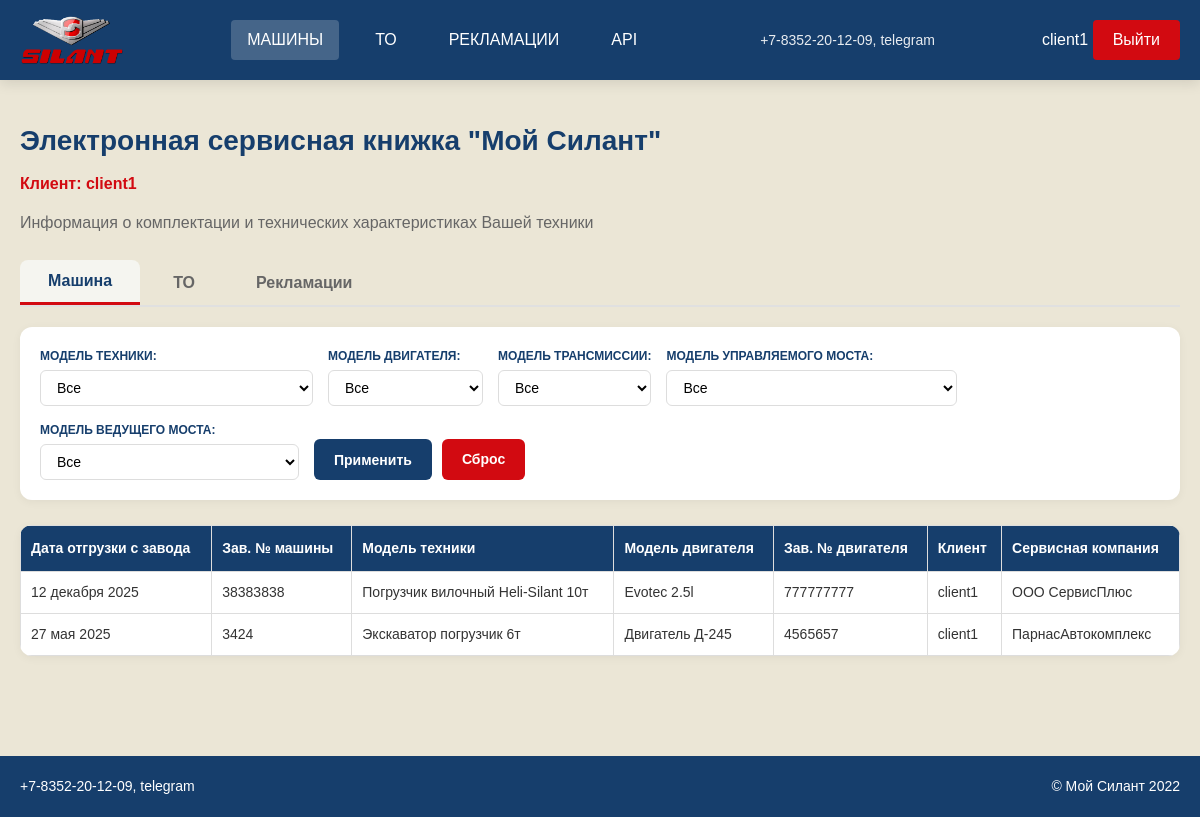
/machines/ (signed in), run on the app's committed database.
### accounts/models.py (models this page shows, shortened)
class User(AbstractUser):
    ROLE_CHOICES = (
        ('client', 'Клиент'),
        ('service', 'Сервисная организация'),
        ('manager', 'Менеджер'),
    )
    role = models.CharField('Роль', max_length=20, choices=ROLE_CHOICES, blank=True)
    phone = models.CharField('Телефон', max_length=20, blank=True)
    company_name = models.CharField('Название организации', max_length=200, blank=True)
    class Meta:
        verbose_name = 'Пользователь'
        verbose_name_plural = 'Пользователи'

### machines/models.py (models this page shows, shortened)
class Machine(models.Model):
    factory_number = models.CharField('Зав. № машины', max_length=50, unique=True)
    technique_model = models.ForeignKey(TechniqueModel, on_delete=models.CASCADE, verbose_name='Модель техники')
    engine_model = models.ForeignKey(EngineModel, on_delete=models.CASCADE, verbose_name='Модель двигателя')
    engine_number = models.CharField('Зав. № двигателя', max_length=50)
    transmission_model = models.ForeignKey(TransmissionModel, on_delete=models.CASCADE,
                                           verbose_name='Модель трансмиссии')
    transmission_number = models.CharField('Зав. № трансмиссии', max_length=50)
    drive_axle_model = models.ForeignKey(DriveAxleModel, on_delete=models.CASCADE, verbose_name='Модель ведущего моста')
    drive_axle_number = models.CharField('Зав. № ведущего моста', max_length=50)
    steer_axle_model = models.ForeignKey(SteerAxleModel, on_delete=models.CASCADE,
                                         verbose_name='Модель управляемого моста')
    steer_axle_number = models.CharField('Зав. № управляемого моста', max_length=50)
    supply_contract = models.CharField('Договор поставки №, дата', max_length=100)
    shipping_date = models.DateField('Дата отгрузки с завода')
    consignee = models.CharField('Грузополучатель (конечный потребитель)', max_length=200)
    delivery_address = models.TextField('Адрес поставки (эксплуатации)')
    equipment = models.TextField('Комплектация (доп. опции)', blank=True)
    client = models.ForeignKey(
        settings.AUTH_USER_MODEL,
        on_delete=models.CASCADE,
        related_name='machines_as_client',
        verbose_name='Клиент',
        limit_choices_to={'role': 'client'}
    )
    service_company = models.ForeignKey(
        ServiceCompany,
        on_delete=models.CASCADE,
        verbose_name='Сервисная компания'
    )
    class Meta:
        verbose_name = 'Машина'
        verbose_name_plural = 'Машины'
        ordering = ['-shipping_date']

### reference_books/models.py (models this page shows, shortened)
class BaseReference(models.Model):
    name = models.CharField('Название', max_length=100)
    description = models.TextField('Описание', blank=True)
    class Meta:
        abstract = True
        ordering = ['name']

class TechniqueModel(BaseReference):
    class Meta:
        verbose_name = 'Модель техники'
        verbose_name_plural = 'Модели техники'

class EngineModel(BaseReference):
    class Meta:
        verbose_name = 'Модель двигателя'
        verbose_name_plural = 'Модели двигателей'

class ServiceCompany(BaseReference):
    class Meta:
        verbose_name = 'Сервисная компания'
        verbose_name_plural = 'Сервисные компании'

### machines/views.py (the view)
# urls.py: path('machines/', MachineListView.as_view(), name='machine_list'),
class MachineListView(LoginRequiredMixin, ListView):
    model = Machine
    template_name = 'machines/machine_list.html'
    context_object_name = 'machines'
    def get_queryset(self):
        user = self.request.user
        tab = self.request.GET.get('tab', 'machines')
        if user.is_superuser or user.groups.filter(name='Менеджер').exists():
            machines_queryset = Machine.objects.all()
        elif user.groups.filter(name='Клиент').exists():
            machines_queryset = Machine.objects.filter(client=user)
        elif user.groups.filter(name='Сервисная организация').exists():
            machines_queryset = Machine.objects.filter(service_company__name=user.company_name)
        else:
            machines_queryset = Machine.objects.none()
        if tab == 'machines':
            technique = self.request.GET.get('technique_model')
            if technique:
                machines_queryset = machines_queryset.filter(technique_model_id=technique)
            engine = self.request.GET.get('engine_model')
            if engine:
                machines_queryset = machines_queryset.filter(engine_model_id=engine)
            transmission = self.request.GET.get('transmission_model')
            if transmission:
                machines_queryset = machines_queryset.filter(transmission_model_id=transmission)
            drive_axle = self.request.GET.get('drive_axle_model')
            if drive_axle:
                machines_queryset = machines_queryset.filter(drive_axle_model_id=drive_axle)
            steer_axle = self.request.GET.get('steer_axle_model')
            if steer_axle:
                machines_queryset = machines_queryset.filter(steer_axle_model_id=steer_axle)
        return machines_queryset
    def get_context_data(self, **kwargs):
        context = super().get_context_data(**kwargs)
        user = self.request.user
        tab = self.request.GET.get('tab', 'machines')
        if user.is_superuser or user.groups.filter(name='Менеджер').exists():
            machines_for_related = Machine.objects.all()
        elif user.groups.filter(name='Клиент').exists():
            machines_for_related = Machine.objects.filter(client=user)
        elif user.groups.filter(name='Сервисная организация').exists():
            machines_for_related = Machine.objects.filter(service_company__name=user.company_name)
        else:
            machines_for_related = Machine.objects.none()
        from maintenances.models import Maintenance
        from complaints.models import Complaint
        maintenances_qs = Maintenance.objects.filter(machine__in=machines_for_related)
        complaints_qs = Complaint.objects.filter(machine__in=machines_for_related)
        maintenance_type = self.request.GET.get('maintenance_type')
        if maintenance_type:
            maintenances_qs = maintenances_qs.filter(maintenance_type_id=maintenance_type)
        machine_number = self.request.GET.get('machine_number')
        if machine_number:
            maintenances_qs = maintenances_qs.filter(machine__factory_number__icontains=machine_number)
        service_company_to = self.request.GET.get('service_company_to')
        if service_company_to:
            maintenances_qs = maintenances_qs.filter(service_company_id=service_company_to)
        failure_node = self.request.GET.get('failure_node')
        if failure_node:
            complaints_qs = complaints_qs.filter(failure_node_id=failure_node)
        repair_method = self.request.GET.get('repair_method')
        if repair_method:
            complaints_qs = complaints_qs.filter(repair_method_id=repair_method)
        service_company_claim = self.request.GET.get('service_company_claim')
        if service_company_claim:
            complaints_qs = complaints_qs.filter(service_company_id=service_company_claim)
        context['maintenances'] = maintenances_qs.order_by('-maintenance_date')
        context['complaints'] = complaints_qs.order_by('-failure_date')
        from reference_books.models import (
            TechniqueModel, EngineModel, TransmissionModel,
            DriveAxleModel, SteerAxleModel
        )
        context['technique_models'] = TechniqueModel.objects.all()
        context['engine_models'] = EngineModel.objects.all()
        context['transmission_models'] = TransmissionModel.objects.all()
        context['drive_axle_models'] = DriveAxleModel.objects.all()
        context['steer_axle_models'] = SteerAxleModel.objects.all()
        context['selected_technique'] = self.request.GET.get('technique_model', '')
        context['selected_engine'] = self.request.GET.get('engine_model', '')
        context['selected_transmission'] = self.request.GET.get('transmission_model', '')
        context['selected_drive_axle'] = self.request.GET.get('drive_axle_model', '')
        context['selected_steer_axle'] = self.request.GET.get('steer_axle_model', '')
        from reference_books.models import MaintenanceType, ServiceCompany, FailureNode, RepairMethod
        context['maintenance_types'] = MaintenanceType.objects.all()
        context['service_companies'] = ServiceCompany.objects.all()
        context['failure_nodes'] = FailureNode.objects.all()
        context['repair_methods'] = RepairMethod.objects.all()
        context['selected_maintenance_type'] = self.request.GET.get('maintenance_type', '')
        context['selected_machine_number'] = self.request.GET.get('machine_number', '')
        context['selected_service_to'] = self.request.GET.get('service_company_to', '')
        context['selected_failure_node'] = self.request.GET.get('failure_node', '')
        context['selected_repair_method'] = self.request.GET.get('repair_method', '')
        context['selected_service_claim'] = self.request.GET.get('service_company_claim', '')
        is_client = user.groups.filter(name='Клиент').exists()
        is_service = user.groups.filter(name='Сервисная организация').exists()
        is_manager = user.is_superuser or user.groups.filter(name='Менеджер').exists()
        context['is_manager'] = is_manager
        context['is_service'] = is_service
        context['is_client'] = is_client
        context['can_add_maintenance'] = is_client or is_service or is_manager
        context['can_add_complaint'] = is_service or is_manager
        context['active_tab'] = tab
        return context

### templates/machines/machine_list.html (shortened to what this page needs)
{% extends 'base.html' %}
{% load static %}
{% block content %}
<div class="machine-list-page">
    <div class="page-header">
        <h1>Электронная сервисная книжка "Мой Силант"</h1>
        <p class="user-role">
            {% if user.groups.first.name == 'Клиент' %}
                Клиент: {{ user.username }}
            {% elif user.groups.first.name == 'Сервисная организация' %}
                Сервисная компания: {{ user.company_name|default:user.username }}
            {% elif is_manager %}
                Менеджер: {{ user.username }}
            {% endif %}
        </p>
        <p class="section-title">Информация о комплектации и технических характеристиках Вашей техники</p>
    </div>
    <div class="tabs">
        <button class="tab-btn active" data-tab="machines">Машина</button>
        <button class="tab-btn" data-tab="maintenances">ТО</button>
        <button class="tab-btn" data-tab="complaints">Рекламации</button>
    </div>
    <div id="tab-machines" class="tab-content active">
        <div class="filters-card">
            <form method="get" class="filters-form">
                <div class="filter-group">
                    <label>Модель техники:</label>
                    <select name="technique_model">
                        <option value="">Все</option>
                    </select>
                </div>
                <div class="filter-group">
                    <label>Модель двигателя:</label>
                    <select name="engine_model">
                        <option value="">Все</option>
                    </select>
                </div>
                <div class="filter-group">
                    <label>Модель трансмиссии:</label>
                    <select name="transmission_model">
                        <option value="">Все</option>
                    </select>
                </div>
                <div class="filter-group">
                    <label>Модель управляемого моста:</label>
                    <select name="steer_axle_model">
                        <option value="">Все</option>
                    </select>
                </div>
                <div class="filter-group">
                    <label>Модель ведущего моста:</label>
                    <select name="drive_axle_model">
                        <option value="">Все</option>
                    </select>
                </div>
                <div class="filter-buttons">
                    <button type="submit" class="btn-filter">Применить</button>
                    <a href="{% url 'machine_list' %}" class="btn-reset">Сброс</a>
                </div>
            </form>
        </div>
        <div class="table-wrapper">
            <table class="data-table">
                <thead>
                    <tr>
                        <th>Дата отгрузки с завода</th>
                        <th>Зав. № машины</th>
                        <th>Модель техники</th>
                        <th>Модель двигателя</th>
                        <th>Зав. № двигателя</th>
                        <th>Клиент</th>
                        <th>Сервисная компания</th>
                    </tr>
                </thead>
                <tbody>
                    {% for machine in machines %}
                    <tr onclick="location.href='/machine/{{ machine.id }}/'" style="cursor: pointer;">
                        <td>{{ machine.shipping_date|date:"d E Y" }}</td>
                        <td>{{ machine.factory_number }}</td>
                        <td>{{ machine.technique_model.name }}</td>
                        <td>{{ machine.engine_model.name }}</td>
                        <td>{{ machine.engine_number }}</td>
                        <td>{{ machine.client.username }}</td>
                        <td>{{ machine.service_company.name }}</td>
                    </tr>
                    {% empty %}
                    <tr>
                        <td colspan="8" style="text-align: center;">Нет доступных машин</td>
                    </tr>
                    {% endfor %}
                </tbody>
            </table>
        </div>
    </div>
</div>
{% endblock %}

### templates/base.html (shortened to what this page needs)
<!DOCTYPE html>
<html lang="ru">
<head>
    {% load static %}
    <link rel="stylesheet" href="{% static 'css/style.css' %}">
    <link rel="stylesheet" href="{% static 'css/responsive.css' %}">
</head>
<body>
    <header>
        <div class="container header-container">
            <div class="logo">
                <a href="{% url 'home' %}" class="logo-link">
                    <img src="{% static 'images/logo.png' %}" alt="Силант" height="50">
                </a>
            </div>
            {% if user.is_authenticated %}
            <div class="nav-links">
                <a href="{% url 'machine_list' %}">МАШИНЫ</a>
                <a href="{% url 'maintenance_list' %}">ТО</a>
                <a href="{% url 'complaint_list' %}">РЕКЛАМАЦИИ</a>
                <a href="/api/">API</a>
            </div>
            {% endif %}
            <div class="contacts">
                +7-8352-20-12-09, telegram
            </div>
            <div class="auth">
                {% if user.is_authenticated %}
                    {{ user.username }}
                    <a href="{% url 'account_logout' %}">Выйти</a>
                {% else %}
                    <a href="{% url 'account_login' %}">Авторизация</a>
                {% endif %}
            </div>
        </div>
    </header>
    <main>
        <div class="container">
            {% block content %}{% endblock %}
        </div>
    </main>
    <footer>
        <div class="container footer-container">
            <div>+7-8352-20-12-09, telegram</div>
            <div>© Мой Силант 2022</div>
        </div>
    </footer>
</body>
</html>

### data on the page
User: username "client1"
Machine: shipping_date "12 декабря 2025", factory_number "38383838", technique_model.name "Погрузчик вилочный Heli-Silant 10т", engine_model.name "Evotec 2.5l", engine_number "777777777", client.username "client1", service_company.name "ООО СервисПлюс"
Machine: shipping_date "27 мая 2025", factory_number "3424", technique_model.name "Экскаватор погрузчик 6т", engine_model.name "Двигатель Д-245", engine_number "4565657", client.username "client1", service_company.name "ПарнасАвтокомплекс"
